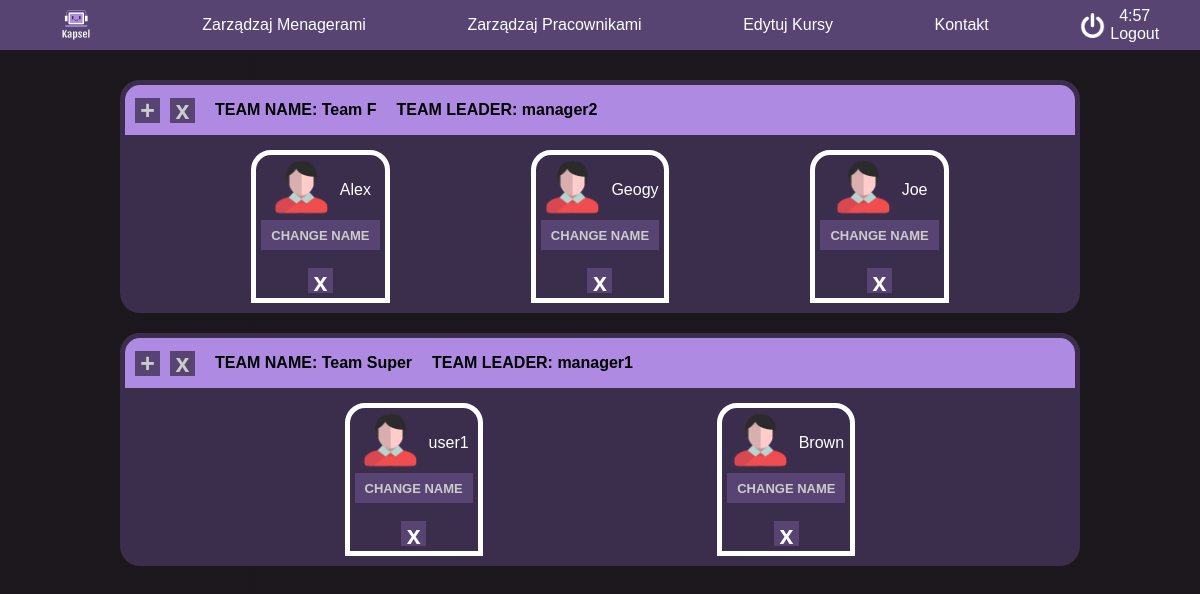
The page /manageUsers (signed in) on the database as committed earlier.
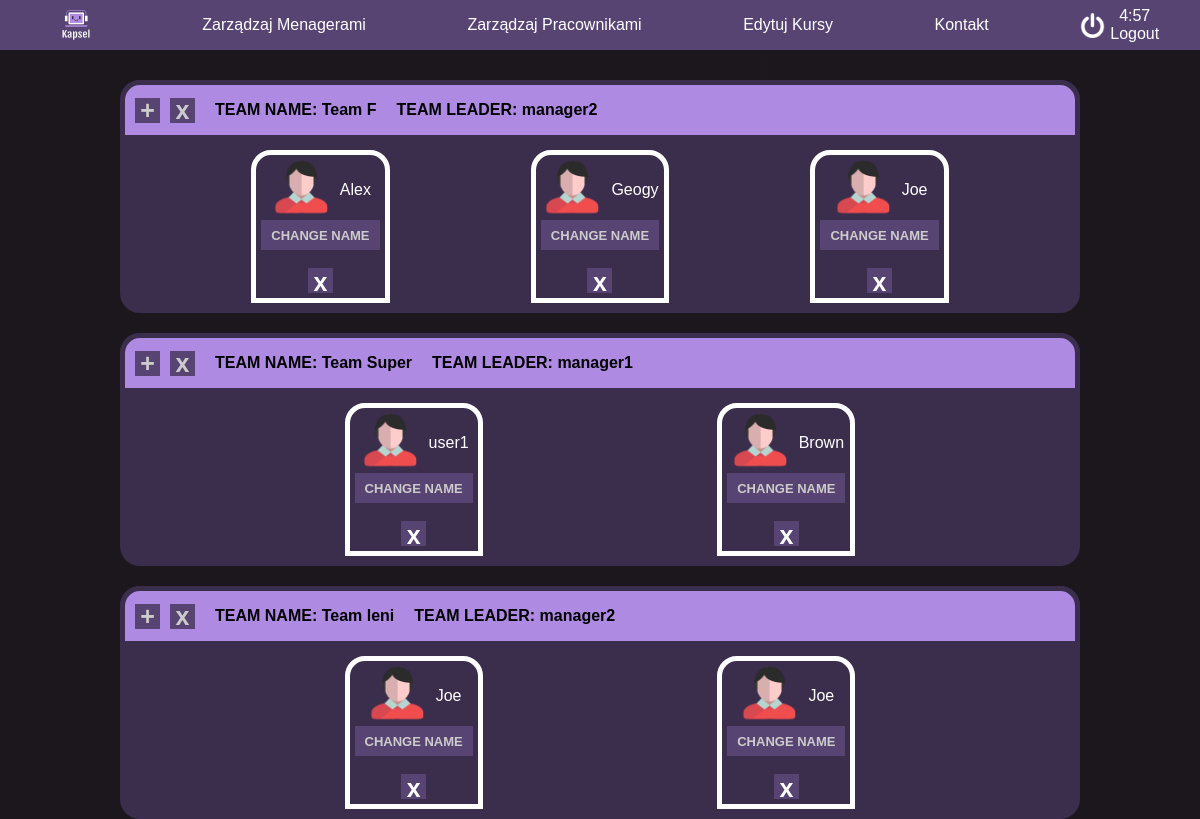
The same page on the database as committed later.
### tables this page shows
CREATE TABLE "users"
(
    id       integer
        primary key autoincrement,
    username text,
    role     text,
    password text,
    team_id  integer
);

CREATE TABLE teams
(
    id         integer
        constraint teams_pk
            primary key autoincrement,
    name       text,
    manager_id integer
);

### app.py (the view)
@app.route('/manageUsers')
def manage_users():
    session["localization"] = "manage_users"
    if not session.get("username"):
        return redirect("/login")
    if session.get("role") != 'manager' and session.get("role") != 'admin':
        abort(403)
    cursor.execute("SELECT username, team_id, id FROM users WHERE role=='user'")
    users = cursor.fetchall()
    teams = []
    cursor.execute("SELECT name, team_id FROM teams INNER JOIN users on teams.id=users.team_id WHERE role=='user'")
    teams = cursor.fetchall()
    cursor.execute("SELECT username, teams.id FROM users INNER JOIN teams on users.id=manager_id WHERE role=='manager'")
    managers = cursor.fetchall()
    teams2 = set(teams)
    teams = list(teams2)
    return render_template('manageUsers.html', users=users, teams=teams, managers=managers, role=session.get("role"))

### templates/manageUsers.html (shortened to what this page needs)
<!DOCTYPE html>
<html lang="pl-PL">
<head id="ctl00_Head1">
    <link rel="stylesheet" href="/static/style/style.css">
    <link rel="stylesheet" href="/static/style/nav.css">
    <link rel="stylesheet" href="/static/style/manageUsers.css">
</head>
<body class="CacheDetailsPage">
    {% include 'navbar.html' %}
    <div id="content">
        {% for i in teams %}
        <div class="teamContainer">
            {% for j in managers %}
            {% if i[1] == j[1] %}
                <div class="teamNav">
                    <button id="addUser" ><p class="plas">+</p></button>
                    <button id="deleteTeam" onclick="dump({{j[1]}})"><p class="plas">x</p></button>
                    <p>TEAM NAME: {{ i[0] }}</p>
                    <p>TEAM LEADER: {{ j[0] }}</p>
                </div>
                {% endif %}
            {% endfor %}
            <div class="teamContent">
                {% for j in users %}
                    {% if i[1]==j[1] %}
                    <div class="teamUser">
                        <div class="teamUserNav">
                        <div class="teamUserIcon"></div>
                            <div class="teamUserP"><p class="teamUserP">{{j[0]}}</p></div>
                            </div>
                        <p id="changeName" class="plas">CHANGE NAME</p>
                        <br>
                       <button id="deleteUser" ><a href="{{ url_for('deleteUser', user_id=j[2]) }}"><p class="plas">x</p></a></button>
                    </div>
                    {% endif %}
                {% endfor %}
            </div>
        </div>
        {% endfor %}
    </div>
</body>
</html>

### templates/navbar.html (shortened to what this page needs)
<div id="nav">
    <nav>
        <ul>
            <li class="btn"><a href="/" id="logo"><div id="logoDiv"></div></a></li>
            {% if role=='admin' %}
            <li class="navBtn btn"><a href="manageManagers">Zarządzaj Menagerami</a></li>
            <li class="navBtn btn"><a href="manageUsers">Zarządzaj Pracownikami</a></li>
            <li class="navBtn btn"><a href="manageCourses">Edytuj Kursy</a></li>
            {% elif role == 'manager'%}
            <li class="navBtn btn"><a href="">Zarządzaj Pracownikami</a></li>
            <li class="navBtn btn"><a href="">Informacje</a></li>
            {% endif %}
            <li class="navBtn btn"><a href="kontakt">Kontakt</a></li>
            <li id="logoutLi" class="btn">
                <div class="horizontal">
                    <div id="logoutIcon"></div>
                    <div class="vertical">
                        <div id="timeout"></div>
                        <a href="/logout" id="logoutPageBtn">Logout</a>
                    </div>
                </div>
            </li>
        </ul>
    </nav>
</div>

### static/style/style.css (style rules this page uses)
* { margin:0; padding: 0; box-sizing: border-box; }
html, body { font-family: Helvetica, sans-serif; height: 100%; background-image: linear-gradient(rgba(19,14,20,0.8), rgba(19,14,20,0.8)), url(../icon/new-york-1745089_1920.jpg); background-position: center; background-size: cover; background-attachment: fixed; }
#content { color: rgba(0, 0, 0, 0); display: flex; flex-direction: column; align-items: center; padding-top: 60px; width: 100vw; height: 100vh; transition-duration: .3s; }

### static/style/nav.css (style rules this page uses)
* { margin:0; padding: 0; box-sizing: border-box; }
a { text-decoration: none; color:var(--white); }
#nav { z-index: 100000; position:fixed; top:0; display: flex; flex-direction: row; width: 100%; height: 5%; background-color: var(--bg); }
#logoDiv { background-image: url(/static/icon/LogoNoBg.png); background-size: 100% 100%; width: 50px; height: 50px; }
nav { width: 100%; height: 50px; display: flex; flex-direction: row; justify-content: center; align-items: center; }
nav > ul { display: flex; flex-direction: row; list-style-type: none; width: 100%; align-items: center; justify-content: space-around; height: 100%; background-color: var(--secbg); }
#timeout { color:white; }
.horizontal { display: flex; flex-direction: row; align-items: center; justify-content: center; gap: 5px; }
#logoutIcon { background-image: url(/static/icon/power.png); background-size: 100% 100%; width: 25px; height: 25px; }
li, li > a { display: flex; height: 100%; align-items: center; text-align: center; }
.btn { transition-duration: .3s; }
li > a { padding: 0px 10px; }

### static/style/manageUsers.css (style rules this page uses)
.teamContainer { width:80vw; color: black; height: fit-content; background-color: var(--bg); border-radius: 20px; margin-top: 20px; height: fit-content; }
.teamNav { width:80vw; height: 60px; background-color: var(--details); border: 5px solid var(--bg); border-radius: 20px 20px 0px 0px; display: flex; align-items: center; }
.teamContent { width: 100%; display: flex; flex-direction: row; flex-wrap: wrap; justify-content: space-evenly; }
.teamUser { border-radius: 20px 20px 0px 0px; padding: 5px; border: 5px solid var(--white); margin: 10px; display: flex; flex-direction: column; justify-content: center; align-items: center; }
.teamUserNav { display: flex; flex-direction: row; color: white; }
.teamUserIcon { background-image: url(/static/icon/icon_user.png); width:60px; height:60px; background-repeat: no-repeat; background-size: cover; }
.teamUserP { display: flex; align-items: center; text-align: center; margin-left: 5px; }
#addUser, #changeName { margin-left: 10px; width: 25px; height: 25px; font-weight: bold; font-size: 25px; background-color: var(--secbg); color: #ccc; border: none; transition-duration: .3s; }
#addUser>.plas, #changeName>.plas { transform: translateY(-2px); display: flex; align-items: center; justify-content: center; width: 100%; }
#changeName { display: flex; align-items: center; justify-content: center; width: 100%; margin-right: 10px; height: 30px; font-weight: bold; font-size: 13px; background-color: var(--secbg); color: #ccc; border: none; transition-duration: .3s; }
#deleteUser, #deleteTeam { width: 100%; margin-right: 10px; margin-left: 10px; width: 25px; height: 25px; font-weight: bold; font-size: 25px; background-color: var(--secbg); color: #ccc; border: none; transition-duration: .3s; }
#deleteUser>.plas, #deleteTeam>.plas { width: 100%; transform: translateY(-2px); }
.teamNav p:not(.plas) { margin: 0; font-weight: bold; margin: 10px; }

### static/style/root.css (style rules this page uses)
:root { --bg: #3b2d4c; --white: white; --secbg: #584472; --details: #af8ae2; --dark: #191420; }

Rows that differ between the two databases and show on the page:
added users: username "Joe", users (username "manager2")
added teams: name "Team leni"
added users: username "Joe"
